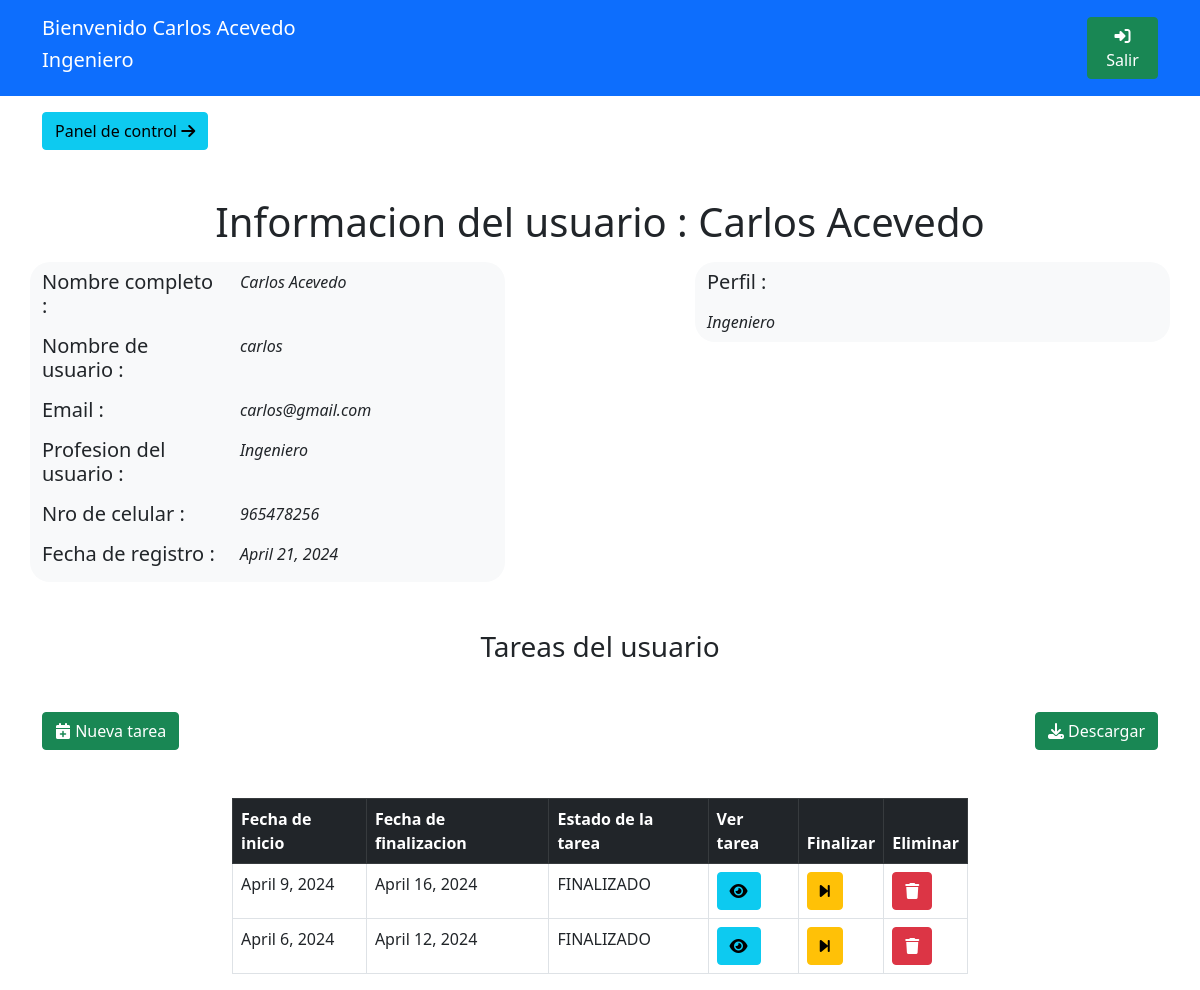
Screenshot of /perfilUsuario (signed in) with the database file from the repository.
### app4/models.py (models this page shows)
class datosUsuario(models.Model):
    userRel = models.OneToOneField(User,on_delete=models.CASCADE)
    nroCelular = models.CharField(max_length=16, null=True, blank=True)
    profesionUsuario = models.CharField(max_length=64, null=True, blank=True)
    perfilUsuario = models.CharField(max_length=512, null=True, blank=True)
    fechaCreacion = models.DateField(default=date.today)

class tareasSistem(models.Model):
    nombreTarea = models.CharField(max_length=32, null=True, blank=True)
    descripcionTarea = models.CharField(max_length=512, null=True, blank=True)
    fechaFin = models.DateField(default=date.today)
    fechaInicio = models.DateField(default=date.today)
    estadoTarea = models.CharField(max_length=16, null=True, blank=True)
    usuarioCreador = models.ForeignKey(User, on_delete=models.CASCADE, null=True, blank=True)
    usuarioResponsable = models.ForeignKey(datosUsuario, on_delete=models.SET_NULL, null=True, blank=True)

### app4/views.py (the view, shortened to what this page needs)
# urls.py: path('perfilUsuario',views.perfilUsuario,name='perfilUsuario'),
@login_required(login_url='/')
def perfilUsuario(request):
    return render(request,'informacionUsuario.html',{
        'usuariosExtendidos':datosUsuario.objects.all(),
        'tareasTotales':tareasSistem.objects.all()
    })

### app4/templates/informacionUsuario.html (shortened to what this page needs)
{% load static %}
<!DOCTYPE html>
<html>
    <head>
        <link href="https://cdn.jsdelivr.net/npm/bootstrap@5.0.2/dist/css/bootstrap.min.css" rel="stylesheet">
        <link rel="stylesheet" href="https://cdnjs.cloudflare.com/ajax/libs/font-awesome/6.4.0/css/all.min.css" />
    </head>
    <body>
        <div class="bg-primary">
            <div class="container">
                <div class="row justify-content-between align-items-center">
                    <div class="col-4 mt-3 mb-3 text-white">
                        <div class="row">
                            <h5>Bienvenido {{ user.first_name }} {{ user.last_name }}</h5>
                        </div>
                        <div class="row">
                            <h5 id="usuarioNombreJs">{{ user.datosusuario.profesionUsuario }}</h5>
                        </div>
                    </div>
                    <div class="col-1">
                        <a class="btn btn-success" href="{% url 'app4:cerrarSesion' %}"><i class="fa-solid fa-right-to-bracket"></i> Salir</a>
                    </div>
                </div>
            </div>
        </div>
        <div class="container mt-3 mb-3">
            <div>
                <a href="{% url 'app4:consolaAdministrador' %}" class="btn btn-info">Panel de control <i class="fa-solid fa-arrow-right"></i></a>
            </div>
        </div>
        <div class="mt-5 text-center mb-3">
            <h1>Informacion del usuario : {{ user.first_name }} {{ user.last_name }}</h1>
        </div>
        <div class="container">
            <div class="row justify-content-between">
                <div class="col-5 bg-light" style="border-radius: 20px;">
                    <div class="row mb-2 mt-2">
                        <div class="col-5">
                            <h5>Nombre completo : </h5>
                        </div>
                        <div class="col-7">
                            <i>{{ user.first_name }} {{ user.last_name }}</i>
                        </div>
                    </div>
                    <div class="row mb-2">
                        <div class="col-5">
                            <h5>Nombre de usuario : </h5>
                        </div>
                        <div class="col-7">
                            <i>{{ user.username }}</i>
                        </div>
                    </div>
                    <div class="row mb-2">
                        <div class="col-5">
                            <h5>Email : </h5>
                        </div>
                        <div class="col-7">
                            <i>{{ user.email }}</i>
                        </div>
                    </div>
                    <div class="row mb-2">
                        <div class="col-5">
                            <h5>Profesion del usuario : </h5>
                        </div>
                        <div class="col-7">
                            <i>{{ user.datosusuario.profesionUsuario }}</i>
                        </div>
                    </div>
                    <div class="row mb-2">
                        <div class="col-5">
                            <h5>Nro de celular : </h5>
                        </div>
                        <div class="col-7">
                            <i>{{ user.datosusuario.nroCelular }}</i>
                        </div>
                    </div>
                    <div class="row mb-2">
                        <div class="col-5">
                            <h5>Fecha de registro : </h5>
                        </div>
                        <div class="col-7">
                            <i>{{ user.datosusuario.fechaCreacion }}</i>
                        </div>
                    </div>
                </div>
                <div class="col-5 bg-light h-100" style="border-radius: 20px;">
                    <div class="row mb-2 mt-2">
                        <div class="col-5">
                            <h5>Perfil : </h5>
                        </div>
                    </div>
                    <div class="row mb-2">
                        <div class="col-12">
                            <i>{{ user.datosusuario.perfilUsuario }}</i>
                        </div>
                    </div>
                </div>
            </div>
        </div>
        <div class="mt-5 text-center mb-3">
            <h3>Tareas del usuario</h3>
        </div>
        <div class="container mt-5">
            <div class="row justify-content-between">
                <div class="col-2 text-start">
                    <button class="btn btn-success" data-bs-toggle="modal" data-bs-target="#nuevaTarea"><i class="fa-solid fa-calendar-plus"></i> Nueva tarea</button>
                </div>
                <div class="col-2 text-end">
                    <a class="btn btn-success" href="#"><i class="fa-solid fa-download"></i> Descargar</a>
                </div>
            </div>
        </div>
        <div class="mt-5 container">
            <div class="row justify-content-center">
                <div class="col-8">
                    <table class="table table-bordered">
                        <thead class="table-dark">
                            <th>Fecha de inicio</th>
                            <th>Fecha de finalizacion</th>
                            <th>Estado de la tarea</th>
                            <th>Ver tarea</th>
                            <th>Finalizar</th>
                            <th>Eliminar</th>
                        </thead>
                        <tbody>
                            {% for tareaInfo in tareasTotales %}
                            <tr>
                                <td>{{ tareaInfo.fechaInicio }}</td>
                                <td>{{ tareaInfo.fechaFin }}</td>
                                <td>{{ tareaInfo.estadoTarea }}</td>
                                <td><button data-bs-toggle="modal" data-bs-target="#detalleTarea" id="{{ tareaInfo.id }}" onclick="cargarInformacionTarea(this.id)" class="btn btn-info"><i class="fa-solid fa-eye"></i></button></td>
                                <td><a class="btn btn-warning" href="{% url 'app4:finalizarTarea' tareaInfo.id %}"><i class="fa-solid fa-forward-step"></i></a></td>
                                <td><a class="btn btn-danger" href="#"><i class="fa-solid fa-trash"></i></a></td>
                            </tr>
                            {% endfor %}
                        </tbody>
                    </table>
                </div>
            </div>
        </div>
    </body>
</html>

### rows the page displays
tareasSistem: fechaInicio "April 9, 2024", fechaFin "April 16, 2024", estadoTarea "FINALIZADO"
tareasSistem: fechaInicio "April 6, 2024", fechaFin "April 12, 2024", estadoTarea "FINALIZADO"

### other values shown
{{ user.first_name }} "Carlos"
{{ user.last_name }} "Acevedo"
{{ user.datosusuario.profesionUsuario }} "Ingeniero"
{{ user.username }} "carlos"
{{ user.email }} "carlos@gmail.com"
{{ user.datosusuario.nroCelular }} "965478256"
{{ user.datosusuario.fechaCreacion }} "April 21, 2024"
{{ user.datosusuario.perfilUsuario }} "Ingeniero"
